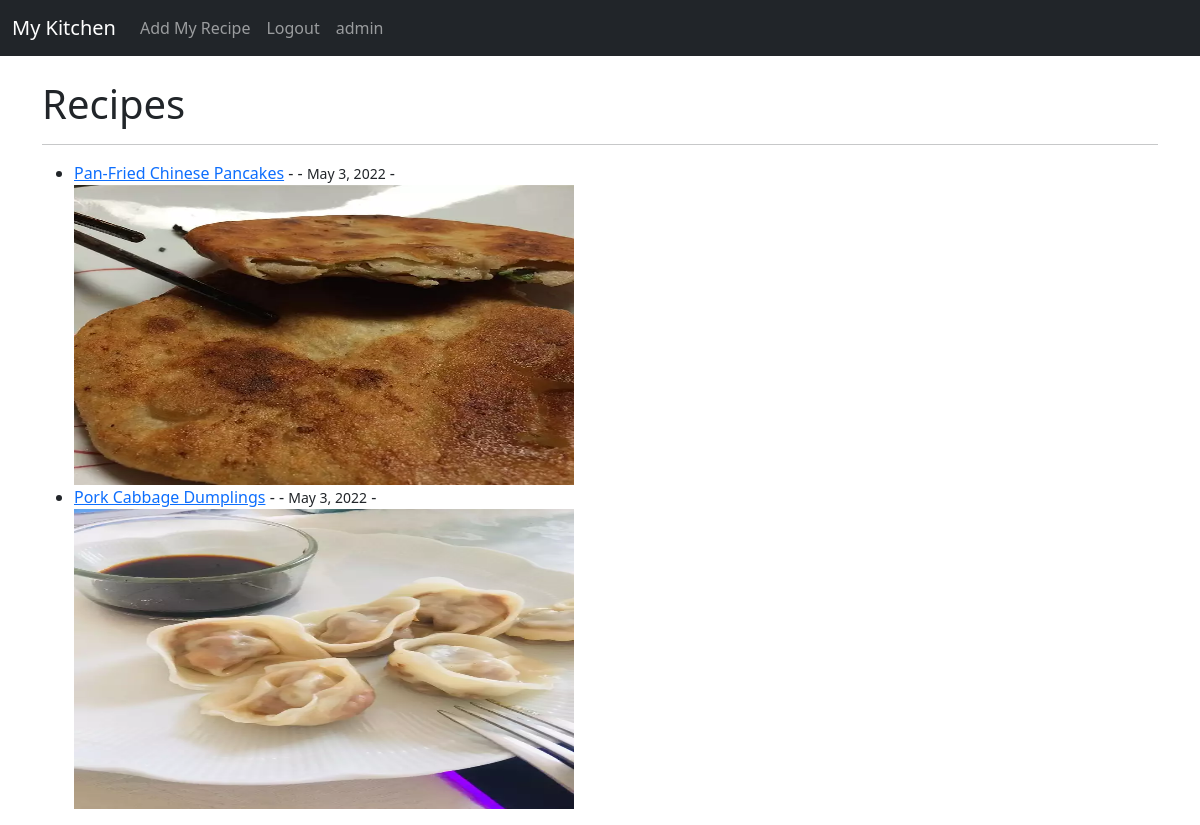
/ (signed in), run on the app's committed database.
### recipes/models.py (models this page shows, shortened)
class Post(models.Model):
    title = models.CharField(max_length=255)
    author = models.ForeignKey(User, on_delete=models.CASCADE)
    body = models.TextField()
    header_image = models.ImageField(null=True, blank=True, upload_to="images/")
    post_date = models.DateField(auto_now_add=True)

### recipes/views.py (the view)
# urls.py: path('', HomeView.as_view(), name='home'),
class HomeView(ListView):
    model = Post
    template_name = 'home.html'
    ordering = ['-post_date']

### recipes/templates/home.html (shortened to what this page needs)
{% extends 'base.html'%}
{% block content%}
<h1>Recipes</h1>
<hr>
<ul>
{% for post in object_list %}
    <li>
        <a href = "{% url 'recipe_detail' post.pk %}">{{post.title}}</a> -
        {{post.author.first_name}}{{post.author.last_name}} - <small>{{post.post_date}}</small> -
        <br/>
        {%if post.header_image%}
            <img src="{{post.header_image.url}}" style="width:500px;height:300px;">
        {%endif%}
        <br/>
    </li>
{% endfor %}
</ul>
{% endblock %}

### recipes/templates/base.html (shortened to what this page needs)
<!doctype html>
<html lang="en">
  <head>
    <link href="https://cdn.jsdelivr.net/npm/bootstrap@5.0.2/dist/css/bootstrap.min.css" rel="stylesheet">
  </head>
  <body>
    <nav class="navbar navbar-expand-lg navbar-dark bg-dark">
  <div class="container-fluid">
    <a class="navbar-brand" href="{% url 'home'%}">My Kitchen</a>
    <div class="collapse navbar-collapse" id="navbarSupportedContent">
      <ul class="navbar-nav me-auto mb-2 mb-lg-0">
        {% if user.is_authenticated %}
          <li class="nav-item">
            <a class="nav-link" href="{% url 'add_recipe'%}">Add My Recipe</a>
          </li>
          <li class="nav-item">
            <a class="nav-link" href="{% url 'logout'%}">Logout</a>
          </li>
          <li class="nav-item">
            <a class="nav-link" href="{% url 'edit_profile'%}">{{ user.username}}</a>
          </li>
        {% endif %}
      </ul>
    </div>
  </div>
</nav>
    <br/>
    <div class="container">
      {% block content%}
      {% endblock%}
    </div>
  </body>
</html>

### data on the page
Post: title "Pan-Fried Chinese Pancakes", post_date "May 3, 2022", header_image (picture)
Post: title "Pork Cabbage Dumplings", post_date "May 3, 2022", header_image (picture)

### other printed values
{{ user.username }} "admin"
